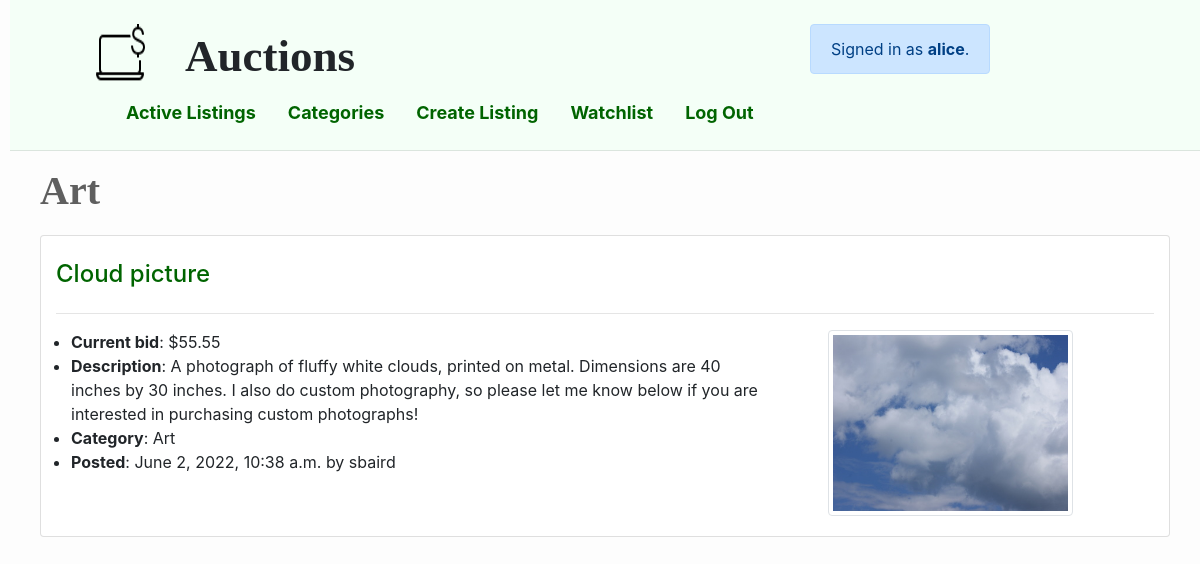
Screenshot of /categories/Art (signed in) with the database file from the repository.
### auctions/models.py (models this page shows, shortened)
class User(AbstractUser):
    watchlist = models.ManyToManyField('Listing', blank=True,
        related_name="watchlisters")
    bids = models.ManyToManyField('Bid', blank=True, related_name="bidders")

class Listing(models.Model):
    title = models.CharField(max_length=80)
    description = models.TextField(max_length=1000)
    start_price = models.DecimalField(max_digits=MAX_PRICE_DIGITS,
        validators=[MaxValueValidator(MAX_PRICE), MinValueValidator(0)],
        decimal_places=2, null=True, verbose_name="Start price (USD):")
    current_bid = models.OneToOneField('Bid', null=True,
        on_delete=models.CASCADE, related_name="top_bid")
    image = models.ImageField(upload_to="images", blank=True, verbose_name="Image (optional)")
    category = models.CharField(
        choices=Category.choices, max_length=50, blank=True, verbose_name="Category (optional)")
    is_active = models.BooleanField(default=True)
    poster = models.ForeignKey(
        User, on_delete=models.CASCADE, related_name="postings", null=True)
    datetime = models.DateTimeField(auto_now_add=True, null=True)
    comments = models.ManyToManyField(
        'Comment', blank=True, related_name="comment_listing")

class Bid(models.Model):
    listing = models.ForeignKey(Listing, on_delete=models.CASCADE, null=True)
    bid = models.DecimalField(max_digits=MAX_PRICE_DIGITS,
        validators=[MaxValueValidator(MAX_PRICE), MinValueValidator(0)],
        decimal_places=2, verbose_name='Bid: $', null=True)
    bidder = models.ForeignKey(User, on_delete=models.CASCADE, null=True)
    datetime = models.DateTimeField(auto_now_add=True, null=True)

### auctions/views.py (the view)
# urls.py: path("categories/<str:category>", views.category_view, name="category"),
def category_view(request, category):
    listings = Listing.objects.filter(category=category, is_active=True)
    return render(request, "auctions/index.html", {
        "listings": listings,
        "title": category,
        "empty_message": "No items in category."
    })

### auctions/templates/auctions/index.html
{% extends "auctions/layout.html" %}
{% block body %}
  <h2>{{ title }}</h2>
  {% block listings %}
    {% for listing in listings %}
      <div class="container card mt-3">
        <br>
        <h4><a href="{% url 'listing' listing.id %}">{{ listing.title }}</a></h4>
        <hr>
        <div class="container">
          <div class="row">
            <ul class="col-8">
              {% if listing.current_bid %}
                <li><b>Current bid</b>: ${{ listing.current_bid.bid }}</li>
              {% else %}
                <li><b>Starting price</b>: ${{ listing.start_price }} - no bids yet</li>
              {% endif %}
              <li><b>Description</b>: {{ listing.description }}</li>
              {% if listing.category %}
                <li><b>Category</b>: {{listing.category }}</li>
              {% endif %}
              <li><b>Posted</b>: {{ listing.datetime }} by {{ listing.poster }}</li>
            </ul>
            <div class="listing-image col-lg-3">
              {% if listing.image %}
                <img src="{{ listing.image.url }}" alt="{{ listing.title }}" class="img-thumbnail">
              {% endif %}
            </div>
          </div>
        </div>
      </div>
    {% empty %}
      <p>{{ empty_message }}</p>
    {% endfor %}
  {% endblock %}
{% endblock %}

### auctions/templates/auctions/layout.html (shortened to what this page needs)
{% load static %}
<!DOCTYPE html>
<html lang="en">
  <head>
    <link rel="stylesheet" href="https://stackpath.bootstrapcdn.com/bootstrap/4.4.1/css/bootstrap.min.css">
    <link href="{% static 'auctions/styles.css' %}" rel="stylesheet">
  </head>
  <body>
    <div id="top-bar">
      <br>
      <div class="container">
        <div class="row justify-content-between">
            <div class="col-4 d-flex justify-content-center">
              <img class="logo" src="/static/auctions/logo.png" alt="auctions logo">
              <h1 id="site-name">Auctions</h1>
            </div>
            <div class="col-4 flex justify-content-center">
              {% if user.is_authenticated %}
                <div class="alert alert-primary d-inline-block" role="alert">
                  Signed in as <strong>{{ user.username }}</strong>.
                </div>
              {% else %}
                <div class="alert alert-warning d-inline-block role="alert">
                  Not signed in.
                </div>
              {% endif %}
            </div>
        </div>
      </div>
      <ul class="nav">
        <li class="nav-item">
            <a class="nav-link" href="{% url 'index' %}">Active Listings</a>
        </li>
        <li class="nav-item">
            <a class="nav-link" href="{% url 'categories' %}">Categories</a>
        </li>
        {% if user.is_authenticated %}
          <li>
            <a class="nav-link" href="{% url 'create_listing' %}">Create Listing</a>
          </li>
          <li>
            <a class="nav-link" href="{% url 'watchlist' %}">Watchlist</a>
          </li>
          <li class="nav-item">
            <a class="nav-link" href="{% url 'logout' %}">Log Out</a>
          </li>
        {% endif %}
      </ul>
      <hr>
    </div>
    <div id="main-content">
      {% block body %}
      {% endblock %}
    </div>
  </body>
</html>

### auctions/static/auctions/styles.css (style rules this page uses)
body { padding-left: 10px; background-color: rgb(253, 253, 253); }
#main-content { padding-left: 30px; padding-right: 30px; }
.nav { margin-left: 100px }
.nav-link { font-size: large; font-weight: bold; color: darkgreen; }
#top-bar { background-color: rgb(244, 255, 247); }
a { color: darkgreen; }
h2 { font-family:'Playfair', 'Didot', 'Georgia', serif; font-weight: bold; font-size: 40px; color: rgb(95, 95, 95); margin-bottom: 20px; }
#site-name { font-family:'Playfair', 'Didot', 'Georgia', serif; font-weight: bold; font-size: 45px; padding-top: 5px }
.logo { padding-right: 40px; }
.listing-image { margin-bottom: 20px; margin-left: 25px; }

### rows the page displays
User: username "alice"
Listing: category "Art", title "Cloud picture", current_bid.bid "55.55", description "A photograph of fluffy white clouds, printed on metal. Dimensions are 40 inches by 30 inches. I also do custom photography, so please let me know below if you are interested in purchasing custom photographs!", datetime "June 2, 2022, 10:38 a.m.", poster "sbaird", image (picture)
